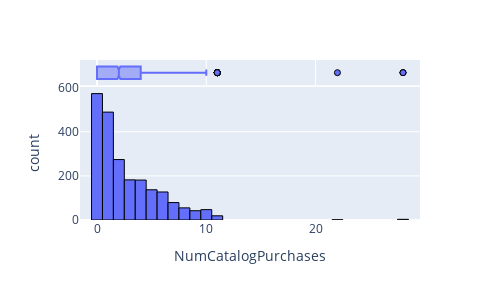

The cell this chart's notebook holds for it:
### Code cell
num_plot(myData,'NumCatalogPurchases')

### Figure 1 — Plotly figure (JSON) as saved in the notebook; plotly's stock layout.template omitted (floating-point values rounded to 4 significant figures; data arrays with more than 128 entries replaced by an {"elided": "..."} marker saying what was removed)
{"data": [{"alignmentgroup": "True", "bingroup": "x", "hovertemplate": "NumCatalogPurchases=%{x}<br>count=%{y}<extra></extra>", "legendgroup": "", "marker": {"color": "#636efa", "line": {"color": "black", "width": 1}, "pattern": {"shape": ""}}, "name": "", "offsetgroup": "", "orientation": "v", "showlegend": false, "type": "histogram", "x": {"elided": "2209 int values"}, "xaxis": "x", "yaxis": "y"}, {"alignmentgroup": "True", "hovertemplate": "NumCatalogPurchases=%{x}<extra></extra>", "legendgroup": "", "marker": {"color": "#636efa", "line": {"color": "black", "width": 1}}, "name": "", "notched": true, "offsetgroup": "", "showlegend": false, "type": "box", "x": {"elided": "2209 int values"}, "xaxis": "x2", "yaxis": "y2"}], "layout": {"barmode": "relative", "height": 300, "legend": {"tracegroupgap": 0}, "margin": {"t": 60}, "showlegend": true, "width": 500, "xaxis": {"anchor": "y", "domain": [0, 1], "title": {"text": "NumCatalogPurchases"}}, "xaxis2": {"anchor": "y2", "domain": [0, 1], "matches": "x", "showgrid": true, "showticklabels": false}, "yaxis": {"anchor": "x", "domain": [0, 0.8316], "title": {"text": "count"}}, "yaxis2": {"anchor": "x2", "domain": [0.8416, 1], "matches": "y2", "showgrid": false, "showline": false, "showticklabels": false, "ticks": ""}}}
